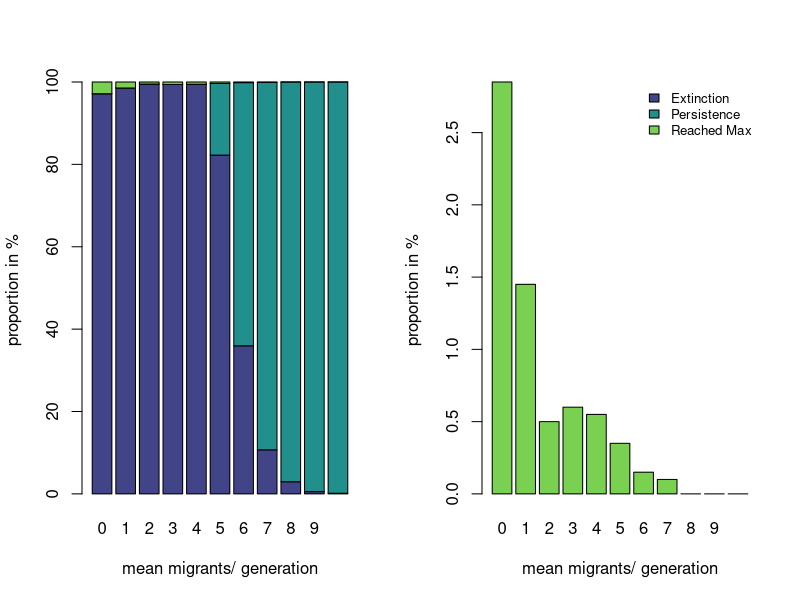
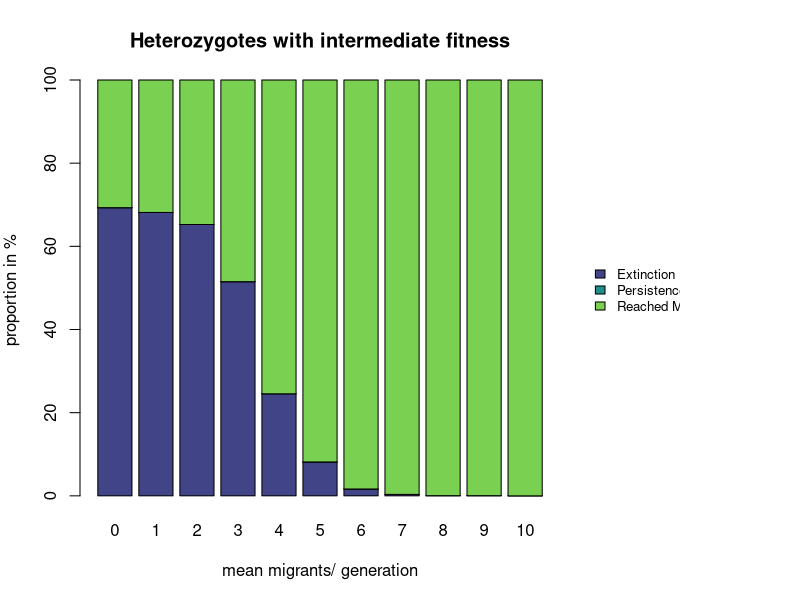
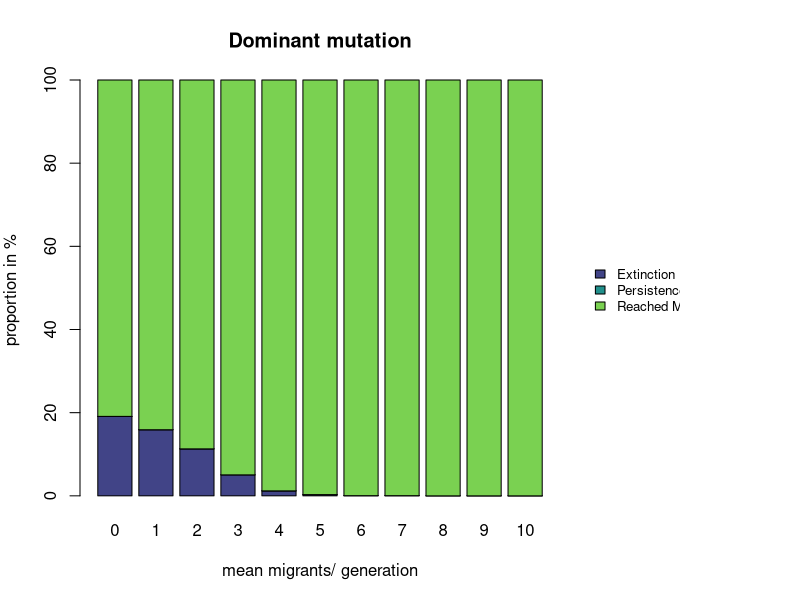
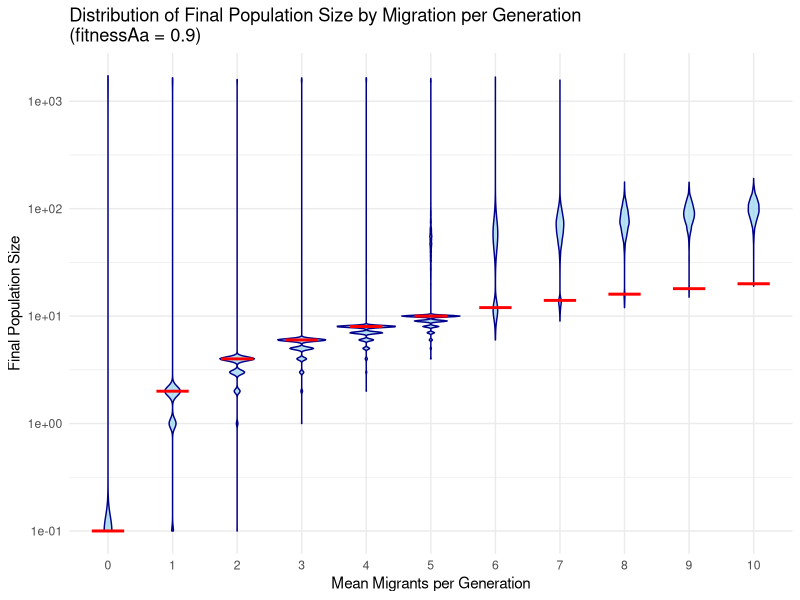
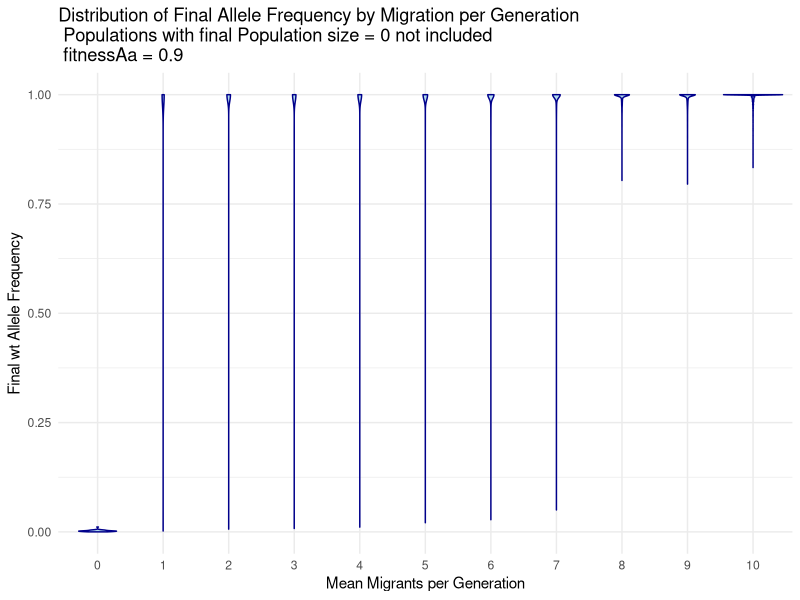
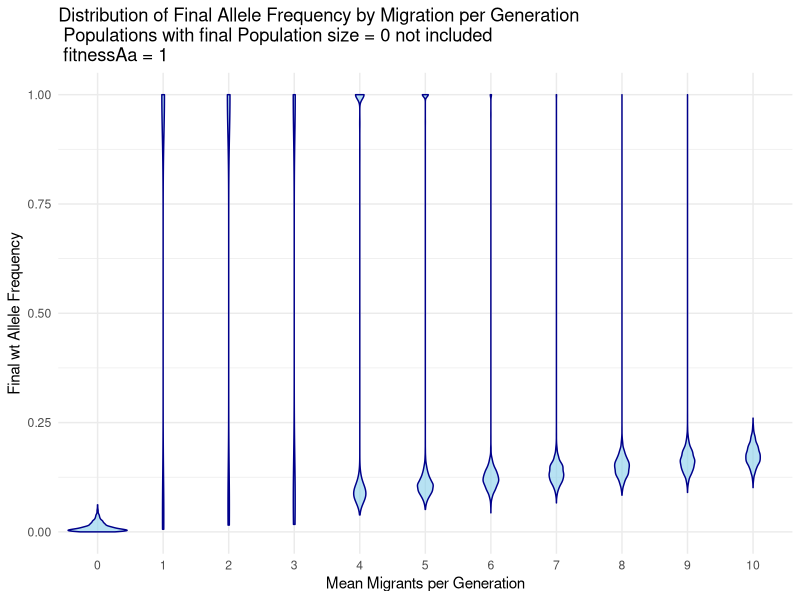
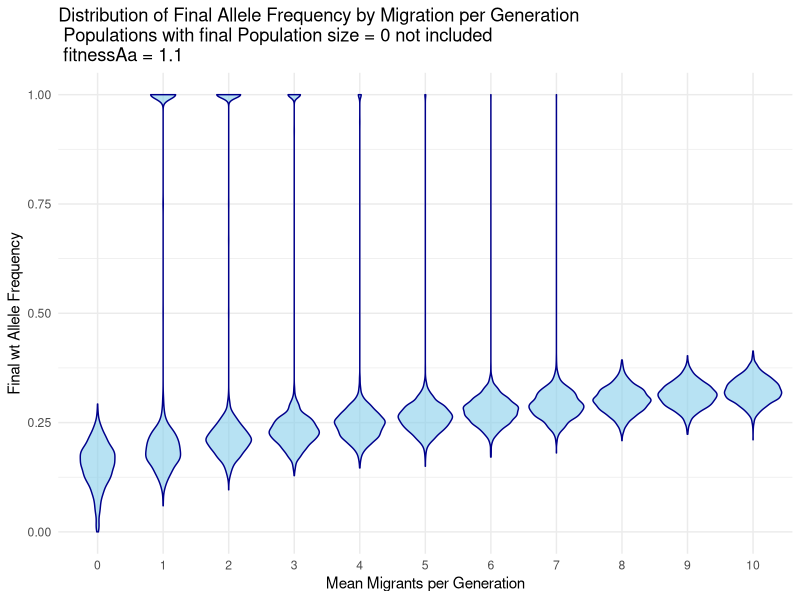
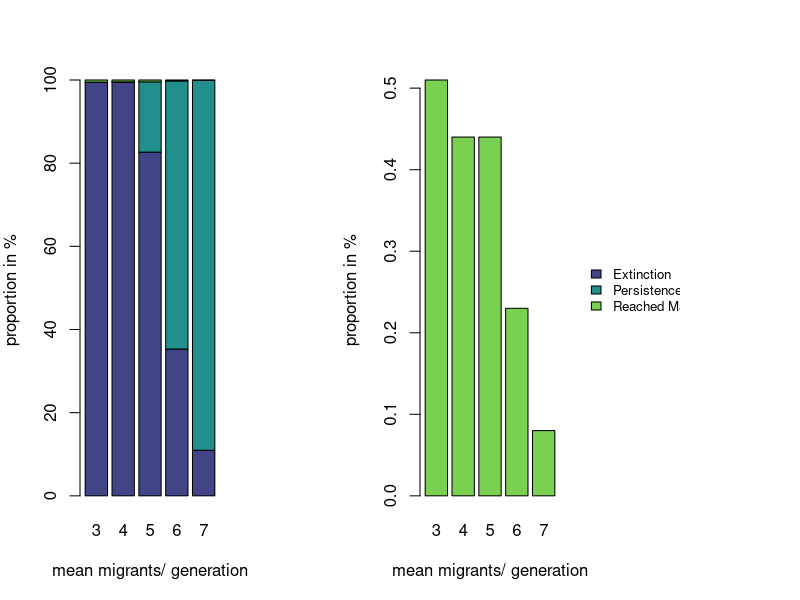

The R source for these figures, in order:
## ---- chunk 1
setwd("C:/Users/flori/OneDrive/Dokumente/Studium/THEE researchpractical/TEE_Shadowvalley/Final Project")
simulate_one_gen_hardy_weinberg <- function(N_aa,N_Aa, N_AA, fitnessaa, fitnessAa, fitnessAA, avgmigrants, mut_rate) {
  # calculate total pop size
  tot_pop <- N_aa+N_Aa+N_AA
  # calculate average fitness
  avg_fit <- weighted.mean(c(fitnessaa, fitnessAa, fitnessAA), c(N_aa,N_Aa, N_AA))
  # calculate deterministic next gen pop size
  next_gen_tot_pop <- tot_pop*avg_fit
  # calculate the allele frequnecies
  a_tot <- 2*N_aa+N_Aa
  A_tot <- 2*N_AA+N_Aa
  a_to_A_mut <- min(rpois(1,a_tot*mut_rate),a_tot)
  A_to_a_mut <- min(rpois(1,A_tot*mut_rate),A_tot)
  p <- (a_tot+A_to_a_mut-a_to_A_mut)/(2*tot_pop)
  q <- 1-p
  # Next generation genotype frequencies; selection is applied here
  det_aa_next <- (p^2)*fitnessaa/avg_fit
  det_Aa_next <- (2*p*q)*fitnessAa/avg_fit
  det_AA_next <- (q^2)*fitnessAA/avg_fit
  
  #migrationrate
  aa_migrants <- rpois(1, avgmigrants)
  # draw offspring according to Poisson distribution
  offsp_aa <- rpois(1, next_gen_tot_pop*det_aa_next) + aa_migrants
  offsp_Aa <- rpois(1, next_gen_tot_pop*det_Aa_next)
  offsp_AA <- rpois(1, next_gen_tot_pop*det_AA_next)
  
  
  return(c(offsp_aa, offsp_Aa,offsp_AA))
}
## ---- chunk 2
simulate_pop_HW <- function(N_init_aa, N_init_Aa, N_init_AA, fitnessaa, fitnessAa, fitnessAA, avgmigrants, mut_rate, t_max) {
  # Create the vector in which to save the results
  pop_vector <- c(N_init_aa, N_init_Aa, N_init_AA)
  # initiate the variables
  pop_new <- c(N_init_aa, N_init_Aa, N_init_AA)
  v <- 0
  success <- 2
  # run the simulation until generation t_max
  for (i in 1:t_max+1) {
    #define fitness of a and A for each iteration
    # redefine the current population one generation later
    pop_new <- simulate_one_gen_hardy_weinberg(pop_new[1],pop_new[2], pop_new[3], fitnessaa, fitnessAa, fitnessAA,avgmigrants, mut_rate)
   # add the new population sizes to the output vector
    pop_vector <- rbind(pop_vector,pop_new) 
    # condition to stop the simulation before t_max: either the population exceeds 1.5 times the original population size, or it goes extinct
    if (pop_new[1]+pop_new[2]+pop_new[3]>=5*(N_init_aa+ N_init_Aa+ N_init_AA)){
      success <- 3
      break
    }else if (pop_new[1]+pop_new[2]+pop_new[3]<=2*avgmigrants){
      success <- 1
      break
    }
  }
  pop_vector <- rbind(pop_vector,success)
  # define the row and column names of the output vector
  rownames(pop_vector) <- (0:(t_max+1))[1:length(pop_vector[,1])] # note that the vector has to be cut if the simulation stopped early
  colnames(pop_vector) <- c("aa","Aa","AA")
  # return the result
  return(pop_vector)	
}
## ---- chunk 3
ds <- read.csv("Data_2000_reps_from_everything.csv")
mig <- matrix(NA,nrow = 3, ncol = 11)
for (i in 0:(ncol(mig)-1)){
  mig[,i+1] <- c(sum(ds$success[ds$migration_per_gen == i & ds$fitnessAa ==0.9] == "extinction"),
                 sum(ds$success[ds$migration_per_gen == i & ds$fitnessAa ==0.9] == "medium"),
                 sum(ds$success[ds$migration_per_gen == i & ds$fitnessAa ==0.9] == "reached_max"))
}
# translate it into %
mig <- mig/20
## ---- chunk 4
library("viridis")
colors <- viridis(3,begin = 0.2,end = 0.8)
par(mfrow = (c(1,2)))
barplot(mig, col = colors, names.arg = 0:10, xlab = "mean migrants/ generation", ylab ="proportion in %")
barplot(mig[3,], names.arg = 0:10, col = colors[3],xlab = "mean migrants/ generation", ylab ="proportion in %")
legend("topright", legend = c("Extinction", "Persistence", "Reached Max"), fill = colors, bty = "n", cex = 0.8)
## ---- chunk 5
mig1and1.1 <- matrix(NA,nrow = 3, ncol = 22)
x <- 0
for (j in c(1,1.1)){
  for (i in 0:(ncol(mig)-1)){
    mig1and1.1[,i+1+x] <- c(sum(ds$success[ds$migration_per_gen == i & ds$fitnessAa ==j] == "extinction"),
                      sum(ds$success[ds$migration_per_gen == i & ds$fitnessAa ==j] == "medium"),
                      sum(ds$success[ds$migration_per_gen == i & ds$fitnessAa ==j] == "reached_max"))
  }
  x <- x+11
}
mig1and1.1 <- mig1and1.1/20
## ---- chunk 6
library("viridis")
colors <- viridis(3,begin = 0.2,end = 0.8)
par(mfrow = c(1, 1), mar = c(5, 4, 4, 6), oma = c(0, 0, 0, 6))
barplot(mig1and1.1[,1:11], col = colors, names.arg = 0:10, xlab = "mean migrants/ generation", ylab ="proportion in %", main = "Heterozygotes with intermediate fitness")
par(xpd = TRUE)  # Allows plotting outside the plot region
legend("right", inset = -0.3, legend = c("Extinction", "Persistence", "Reached Max"), fill = colors, bty = "n", cex = 0.8)
## ---- chunk 7
library("viridis")
colors <- viridis(3,begin = 0.2,end = 0.8)
par(mfrow = c(1, 1), mar = c(5, 4, 4, 6), oma = c(0, 0, 0, 6))
barplot(mig1and1.1[,12:22], col = colors, names.arg = 0:10, xlab = "mean migrants/ generation", ylab ="proportion in %", main = "Dominant mutation")
par(xpd = TRUE)  # Allows plotting outside the plot region
legend("right", inset = -0.3, legend = c("Extinction", "Persistence", "Reached Max"), fill = colors, bty = "n", cex = 0.8)
## ---- chunk 8
library(ggplot2)
library(dplyr)

# Filter the data for fitnessAa == 0.9
filtered_data <- ds %>%
  filter(fitnessAa == 0.9) %>%
  mutate(final_pop_size = ifelse(final_pop_size == 0,0.1, final_pop_size))

line_data <- data.frame(
  migration_per_gen = 1:11,
  final_pop_size = 2 * (0:10)
) %>%
  mutate(final_pop_size = ifelse(final_pop_size == 0, 0.1, final_pop_size))

# Create a violin plot of final_pop_size against migration_per_gen
ggplot(filtered_data, aes(x = factor(migration_per_gen), y = final_pop_size)) +
  geom_violin(fill = "skyblue", color = "darkblue", alpha = 0.6) +  # Violin plot for distribution
  scale_y_log10()+
  labs(x = "Mean Migrants per Generation", y = "Final Population Size",
       title = "Distribution of Final Population Size by Migration per Generation\n(fitnessAa = 0.9)") +
  theme_minimal()+
  geom_segment(data = line_data, 
               aes(x = migration_per_gen-0.25, 
                   xend = migration_per_gen+0.25, 
                   y = final_pop_size, 
                   yend = final_pop_size), 
               color = "red", 
               size = 1)

## ---- chunk 9
library(ggplot2)
library(dplyr)

# Filter the data for fitnessAa == 0.9
filtered_data <- ds %>%
  filter(fitnessAa == 0.9)

# Create a violin plot of final_pop_size against migration_per_gen
ggplot(filtered_data, aes(x = factor(migration_per_gen), y = p_final)) +
  geom_violin(fill = "skyblue", color = "darkblue", alpha = 0.6) +  # Violin plot for distribution
  labs(x = "Mean Migrants per Generation", y = "Final wt Allele Frequency",
       title = "Distribution of Final Allele Frequency by Migration per Generation\n Populations with final Population size = 0 not included \n fitnessAa = 0.9") +
  theme_minimal()
## ---- chunk 10
library(ggplot2)
library(dplyr)

# Filter the data for fitnessAa == 0.9
filtered_data <- ds %>%
  filter(fitnessAa == 1)

# Create a violin plot of final_pop_size against migration_per_gen
ggplot(filtered_data, aes(x = factor(migration_per_gen), y = p_final)) +
  geom_violin(fill = "skyblue", color = "darkblue", alpha = 0.6) +  # Violin plot for distribution
  labs(x = "Mean Migrants per Generation", y = "Final wt Allele Frequency",
       title = "Distribution of Final Allele Frequency by Migration per Generation\n Populations with final Population size = 0 not included\n fitnessAa = 1") +
  theme_minimal()



## ---- chunk 11
library(ggplot2)
library(dplyr)

# Filter the data for fitnessAa == 0.9
filtered_data <- ds %>%
  filter(fitnessAa == 1.1)

# Create a violin plot of final_pop_size against migration_per_gen
ggplot(filtered_data, aes(x = factor(migration_per_gen), y = p_final)) +
  geom_violin(fill = "skyblue", color = "darkblue", alpha = 0.6) +  # Violin plot for distribution
  labs(x = "Mean Migrants per Generation", y = "Final wt Allele Frequency",
       title = "Distribution of Final Allele Frequency by Migration per Generation\n Populations with final Population size = 0 not included\n fitnessAa = 1.1") +
  theme_minimal()



## ---- chunk 12
df3to7 <- read.csv("eva_data_slay.csv")
mig3to7 <- matrix(NA, nrow = 3, ncol = 5)
colnames(mig3to7) <- 3:7
rownames(mig3to7) <- c("extinction","medium","reached_max")
for (i in 1:ncol(mig3to7)){
  mig3to7[,i] <- c(sum(df3to7$success[df3to7$migration_per_gen == i+2] == 1),
               sum(df3to7$success[df3to7$migration_per_gen == i+2] == 2),
               sum(df3to7$success[df3to7$migration_per_gen == i+2] == 3))
}
mig3to7 <- mig3to7/100
par(mfrow = c(1, 2), mar = c(5, 4, 4, 6), oma = c(0, 0, 0, 6))
barplot(mig3to7, col = colors, names.arg = 3:7, xlab = "mean migrants/ generation", ylab ="proportion in %")
barplot(mig3to7[3,], names.arg = 3:7, col = colors[3],xlab = "mean migrants/ generation", ylab ="proportion in %")
par(xpd = TRUE)  # Allows plotting outside the plot region
legend("right", inset = -1, legend = c("Extinction", "Persistence", "Reached Max"), fill = colors, bty = "n", cex = 0.8)

## ---- chunk 13
library(ggplot2)
library(dplyr)

# Filter data where success == 3
filtered_data <- df3to7 %>%
  filter(success == 3)
summary_data <- filtered_data %>%
  group_by(migration_per_gen) %>%
  summarise(
    count = n()  # Count of values in each category
  )
# Create the plot
ggplot(filtered_data, aes(x = factor(migration_per_gen), y = number_of_generations)) +
  geom_violin(fill = "skyblue", color = "darkblue", alpha = 0.6) + 
  labs(x = "Migration per Generation", y = "Number of Generations",
       title = "numbers of generation until maximum was reached") +
  geom_hline(yintercept = 10000, color = "red", linetype = "dashed", size = 1) +
  geom_text(data = summary_data, aes(x = factor(migration_per_gen), y = max(filtered_data$number_of_generations) * 1.05, 
                                     label = paste("n =", count)), 
            color = "black", size = 3) +
  theme_minimal()
## ---- chunk 14
library(ggplot2)
library(dplyr)

# Filter data where success == 3
filtered_data <- ds %>%
  filter(success == "reached_max" & fitnessAa == 0.9)
summary_data <- filtered_data %>%
  group_by(migration_per_gen) %>%
  summarise(
    count = n()  # Count of values in each category
  )
# Create the plot
ggplot(filtered_data, aes(x = factor(migration_per_gen), y = number_of_generations)) +
  geom_violin(fill = "skyblue", color = "darkblue", alpha = 0.6) + 
  labs(x = "Migration per Generation", y = "Number of Generations",
       title = "numbers of generation until maximum was reached, fitnessAa = 0.9") +
  scale_y_log10()+
  geom_text(data = summary_data, aes(x = factor(migration_per_gen), y = max(filtered_data$number_of_generations) * 1.05, 
                                     label = paste("n =", count)), 
            color = "black", size = 3) +
  theme_minimal()
## ---- chunk 15
library(ggplot2)
library(dplyr)

# Filter data where success == 3
filtered_data <- ds %>%
  filter(success == "reached_max" & fitnessAa == 1)
summary_data <- filtered_data %>%
  group_by(migration_per_gen) %>%
  summarise(
    count = n()  # Count of values in each category
  )
# Create the plot
ggplot(filtered_data, aes(x = factor(migration_per_gen), y = number_of_generations)) +
  geom_violin(fill = "skyblue", color = "darkblue", alpha = 0.6) + 
  labs(x = "Migration per Generation", y = "Number of Generations",
       title = "numbers of generation until maximum was reached, fitnessAa = 1") +
  scale_y_log10()+
  geom_text(data = summary_data, aes(x = factor(migration_per_gen), y = max(filtered_data$number_of_generations) * 1.05, 
                                     label = paste("n =", count)), 
            color = "black", size = 3) +
  theme_minimal()
## ---- chunk 16
library(ggplot2)
library(dplyr)

# Filter data where success == 3
filtered_data <- ds %>%
  filter(success == "reached_max" & fitnessAa == 1.1)
summary_data <- filtered_data %>%
  group_by(migration_per_gen) %>%
  summarise(
    count = n()  # Count of values in each category
  )
# Create the plot
ggplot(filtered_data, aes(x = factor(migration_per_gen), y = number_of_generations)) +
  geom_violin(fill = "skyblue", color = "darkblue", alpha = 0.6) + 
  labs(x = "Migration per Generation", y = "Number of Generations",
       title = "numbers of generation until maximum was reached, fitnessAa = 1.1") +
  scale_y_log10()+
  geom_text(data = summary_data, aes(x = factor(migration_per_gen), y = max(filtered_data$number_of_generations) * 1.05, 
                                     label = paste("n =", count)), 
            color = "black", size = 3) +
  theme_minimal()
